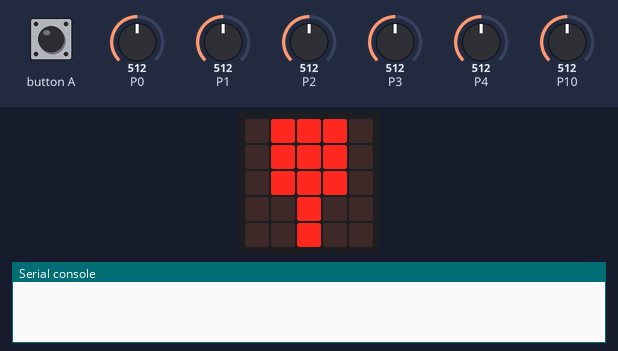
Bench run of a program on a simulated BBC micro:bit (MakeCode). Shown: the board's 5×5 LED display, the last lines printed to the serial console. The inputs (shaded band) are chosen by the test bench; at power-on: P0 = 512, P10 = 512, P1 = 512, P2 = 512, P3 = 512, P4 = 512 (analog values on the 0–1023 scale). No radio messages arrive unless stated (any console line starting 'radio sent:' is added by the test bench).

Above: at 2.9 s.
4.5 s: button A pressed for 0.15 s
5.2 s: P0 set to 716
At 5.65 s:
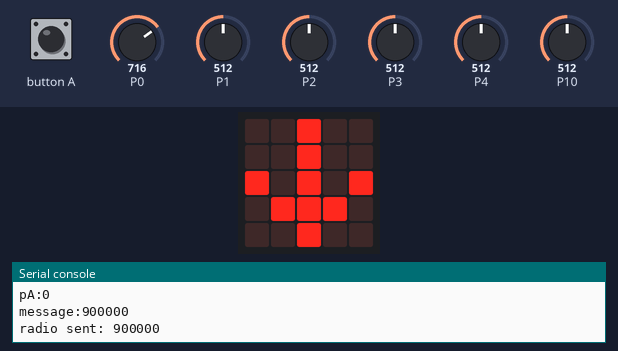
6.9 s: P10 set to 573
8.5 s: P10 set to 600
At 9.6 s:
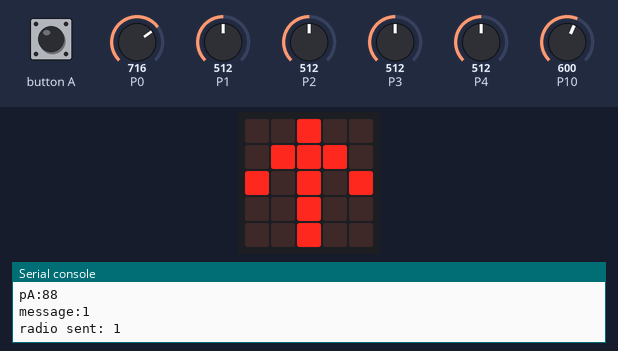
10.0 s: P10 set to 30
At 10.9 s:
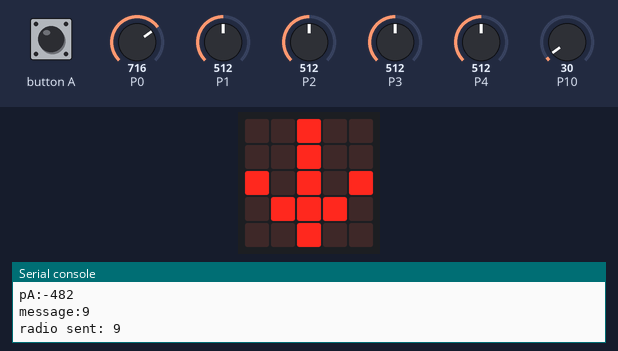
11.7 s: P10 set to 716
At 12.2 s:
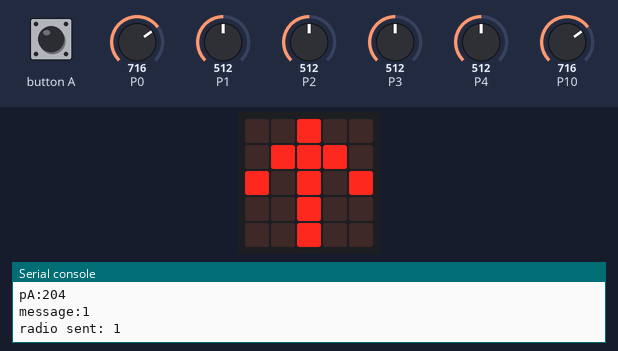
Timing chart, 0 to 14.4 s (numbered marks = the images above; inputs shaded):
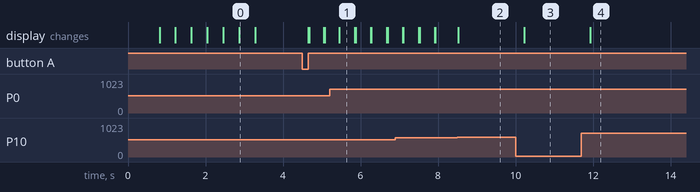

Measured:
- the behaviour switches between 587 and 588 on P10 (found by bisection; images 1 and 2)
- after the input at 5.2 s, the display: changes after 0.25 s (image 1)
- after the input at 8.5 s, the display: changes at once (image 2)
- after the input at 10.0 s, the display: changes after 0.22 s (image 3)
- after the input at 11.7 s, the display: changes after 0.22 s (image 4)
- what the display in image 0 shows lasts 0.4 s, from 2.9 s to 3.3 s

The program:

main.ts
```typescript
input.onButtonPressed(Button.A, function () {
    basic.showLeds(`
        . # # # .
        . # . # .
        . # # # .
        . # . # .
        . # . # .
        `)
    joystick_calibration()
})
function joystick_calibration () {
    basic.showLeds(`
        . # # # .
        . # # # .
        . # # # .
        . . # . .
        . . # . .
        `)
    for (let index = 0; index < 1; index++) {
        pinread_ave = 0
        for (let index = 0; index < 10; index++) {
            pinread_ave += pins.analogReadPin(AnalogPin.P0)
            basic.pause(1)
        }
        pin0_calib = pinread_ave / 10
    }
    basic.showLeds(`
        # # # # .
        . # # # .
        . # # # .
        . . # . .
        . . # . .
        `)
    for (let index = 0; index < 1; index++) {
        pinread_ave = 0
        for (let index = 0; index < 10; index++) {
            pinread_ave += pins.analogReadPin(AnalogPin.P1)
            basic.pause(1)
        }
        pin1_calib = pinread_ave / 10
    }
    basic.showLeds(`
        . # # # .
        # # # # .
        . # # # .
        . . # . .
        . . # . .
        `)
    for (let index = 0; index < 1; index++) {
        pinread_ave = 0
        for (let index = 0; index < 10; index++) {
            pinread_ave += pins.analogReadPin(AnalogPin.P10)
            basic.pause(1)
        }
        pin10_calib = pinread_ave / 10
    }
    basic.showLeds(`
        . # # # .
        . # # # .
        # # # # .
        . . # . .
        . . # . .
        `)
    for (let index = 0; index < 1; index++) {
        pinread_ave = 0
        for (let index = 0; index < 10; index++) {
            pinread_ave += pins.analogReadPin(AnalogPin.P2)
            basic.pause(1)
        }
        pin2_calib = pinread_ave / 10
    }
    basic.showLeds(`
        . # # # .
        . # # # .
        . # # # .
        # . # . .
        . . # . .
        `)
    for (let index = 0; index < 1; index++) {
        pinread_ave = 0
        for (let index = 0; index < 10; index++) {
            pinread_ave += pins.analogReadPin(AnalogPin.P3)
            basic.pause(1)
        }
        pin3_calib = pinread_ave / 10
    }
    basic.showLeds(`
        . # # # .
        . # # # .
        . # # # .
        . . # . .
        # . # . .
        `)
    for (let index = 0; index < 1; index++) {
        pinread_ave = 0
        for (let index = 0; index < 10; index++) {
            pinread_ave += pins.analogReadPin(AnalogPin.P4)
            basic.pause(1)
        }
        pin4_calib = pinread_ave / 10
    }
    basic.showLeds(`
        . # # # .
        . # # # .
        . # # # .
        . . # . .
        . . # . .
        `)
}
let updown = 0
let pinread = 0
let message = 0
let pin4_calib = 0
let pin3_calib = 0
let pin2_calib = 0
let pin10_calib = 0
let pin1_calib = 0
let pin0_calib = 0
let pinread_ave = 0
let debug = 1
let up_threshold = -75
let down_threshold = 75
basic.showLeds(`
    . # # # .
    . # # # .
    . # # # .
    . . # . .
    . . # . .
    `)
joystick_calibration()
radio.setGroup(123)
basic.forever(function () {
    message = 0
    for (let index = 0; index < 1; index++) {
        pinread = pins.analogReadPin(AnalogPin.P0) - pin0_calib
        if (debug == 1) {
            serial.writeValue("p0", pinread)
        }
        // pin0 read
        if (pinread < up_threshold) {
            message += 1
        } else if (pinread > down_threshold) {
            message += 9
        }
        message = message * 10
        pinread = pins.analogReadPin(AnalogPin.P1) - pin1_calib
        if (debug == 1) {
            serial.writeValue("p1", pinread)
        }
        // pin1 read
        if (pinread < up_threshold) {
            message += 1
        } else if (pinread > down_threshold) {
            message += 9
        }
        message = message * 10
        pinread = pins.analogReadPin(AnalogPin.P2) - pin2_calib
        if (debug == 1) {
            serial.writeValue("p2", pinread)
        }
        // pin2 read
        if (pinread < up_threshold) {
            message += 1
        } else if (pinread > down_threshold) {
            message += 9
        }
        message = message * 10
        pinread = pins.analogReadPin(AnalogPin.P3) - pin3_calib
        if (debug == 1) {
            serial.writeValue("p3", pinread)
        }
        // pin3 read
        if (pinread < up_threshold) {
            message += 1
        } else if (pinread > down_threshold) {
            message += 9
        }
        message = message * 10
        pinread = pins.analogReadPin(AnalogPin.P4) - pin4_calib
        if (debug == 1) {
            serial.writeValue("p4", pinread)
        }
        // pin4 read
        if (pinread < up_threshold) {
            message += 1
        } else if (pinread > down_threshold) {
            message += 9
        }
        message = message * 10
        pinread = pins.analogReadPin(AnalogPin.P10) - pin10_calib
        if (debug == 1) {
            serial.writeValue("pA", pinread)
        }
        // pin10 read
        if (pinread < up_threshold) {
            message += 9
        } else if (pinread > down_threshold) {
            message += 1
        }
    }
    if (debug == 1) {
        serial.writeValue("message", message)
    }
    radio.sendNumber(message)
    updown = 0
    while (message > 0) {
        updown += message % 10
        message = Math.trunc(message / 10)
    }
    if (updown == 1) {
        basic.showLeds(`
            . . # . .
            . # # # .
            # . # . #
            . . # . .
            . . # . .
            `)
    } else if (updown == 9) {
        basic.showLeds(`
            . . # . .
            . . # . .
            # . # . #
            . # # # .
            . . # . .
            `)
    } else {
        basic.clearScreen()
    }
})
```

test.ts
```typescript
// テストはここに来ます。このパッケージが拡張機能として使用されるときにはコンパイルされません。
```
